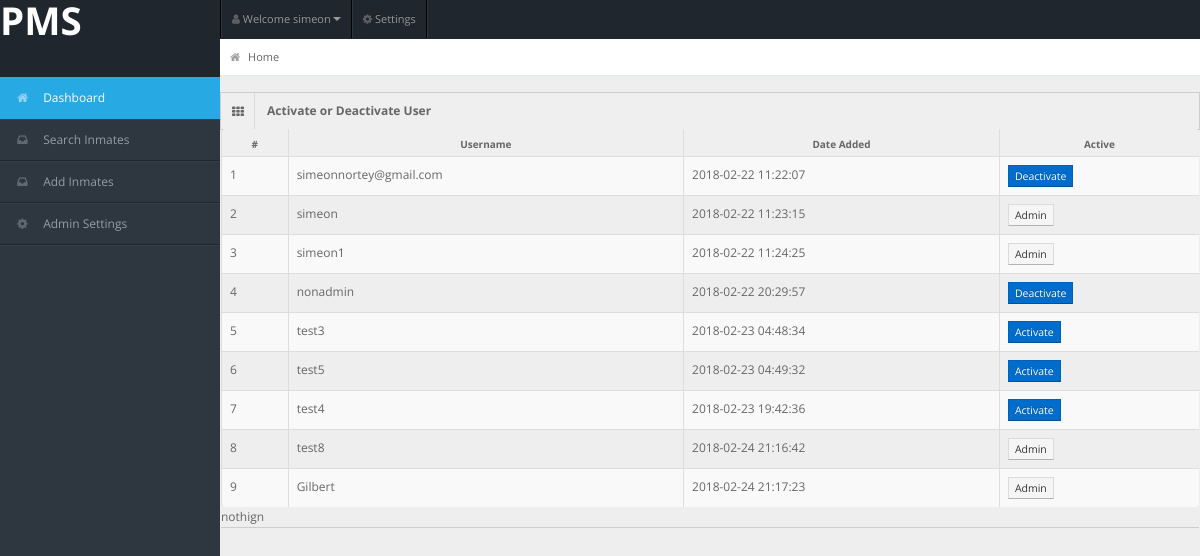
Page /resources/views/users/active.php (signed in) on the committed database.
### tables this page shows
CREATE TABLE `users` (
  `id` int(11) NOT NULL,
  `username` varchar(255) NOT NULL,
  `password` varchar(255) NOT NULL,
  `admin` tinyint(1) NOT NULL,
  `timestamp` datetime NOT NULL DEFAULT CURRENT_TIMESTAMP,
  `active` tinyint(1) NOT NULL
);

### resources/views/users/active.php (the view, shortened to what this page needs)
<?php
include(dirname(dirname(__DIR__))."/templates".DIRECTORY_SEPARATOR ."header.php");
require_once("../../../config/database/db.php");
?>
   <div class="widget-box">
          <div class="widget-title"> <span class="icon"> <i class="icon-th"></i> </span>
            <h5>Activate or Deactivate User</h5> <span id="loading">loading...<i class="fa fa-spinner fa-spin" style="font-size:24px"></i></span>
          <div class="widget-content nopadding">
            <table class="table table-bordered table-striped">
              <thead>
                <tr>
                  <th>#</th>
                  <th>Username</th>
                  <th>Date Added</th>
                  <th>Active</th>
                </tr>
              </thead>
              <tbody id="result">
                <?php
                $stmt = $conn->query("Select * from users");
                while($row = $stmt->fetch_assoc() ){
                  ?>
                   <tr>
                    <td><?php  echo $row['id']?></td>
                     <td><?php echo $row['username'];?></td>
                     <td><?php echo $row['timestamp'];?></td>
                    <td>
                        <?php if($row['admin']) {?>
                            <a class="btn btn-disabled btn-mini">Admin</a>
                       <?php } else {?>
              <a id="submit" active="<?php echo $row['active']?>" userid="<?php echo $row['id']?>" class="btn btn-primary btn-mini"><span id="<?php echo 'msg'.$row['id']?>">
              <?php if($row['active']){ echo 'Deactivate';}else {echo 'Activate';};  ?></span>
              </a>
                       <?php }?>
                    </td>
                  </tr>
                <?php }?>
              </tbody>
            </table>
            <div id="sum">nothign</div>
          </div>
        </div>
<?php
include(dirname(dirname(__DIR__))."/templates".DIRECTORY_SEPARATOR ."footer.php");
?>

### resources/templates/header.php (shortened to what this page needs)
<!DOCTYPE html>
<?php
if($_SESSION['id']){
$username = $_SESSION['username'];
$admin = $_SESSION['admin'];}else
header('location:../login.php');
?>
<html lang="en">
<head>
<link rel="stylesheet" href="../../assets/css/bootstrap.min.css" />
<link rel="stylesheet" href="../../assets/css/bootstrap-responsive.min.css" />
<link rel="stylesheet" href="../../assets/css/matrix-style.css" />
<link rel="stylesheet" href="../../assets/css/matrix-media.css" />
<link href="../../assets/font-awesome/css/font-awesome.css" rel="stylesheet" />
<link rel="stylesheet" href="../../assets/css/jquery.gritter.css" />
<link rel="stylesheet" href="https://cdnjs.cloudflare.com/ajax/libs/font-awesome/4.7.0/css/font-awesome.min.css">
</head>
<body>
<div id="header">
  <h1><a href="dashboard.html"> PMS</a></h1>
</div>
<div id="user-nav" class="navbar navbar-inverse">
  <ul class="nav">
    <li  class="dropdown" id="profile-messages" ><a title="" href="#" data-toggle="dropdown" data-target="#profile-messages" class="dropdown-toggle"><i class="icon icon-user"></i>  <span class="text">Welcome
    <?php echo $username ?></span><b class="caret"></b></a>
    </li>
    <li class=""><a title="" href="#"><i class="icon icon-cog"></i> <span class="text">Settings</span></a></li>
  </ul>
</div>
<div id="sidebar"><a href="#" class="visible-phone"><i class="icon icon-home"></i> Dashboard</a>
  <ul>
    <li class="active"><a href="/"><i class="icon icon-home"></i> <span>Dashboard</span></a> </li>
    <li> <a href="../inmates/search.php"><i class="icon icon-inbox"></i> <span>Search Inmates</span></a> </li>
    <li> <a href="../inmates/add.php"><i class="icon icon-inbox"></i> <span>Add Inmates</span></a> </li>
    <?php if($admin){ ?>
    <li class="submenu"> <a href="#"><i class="icon icon-cog"></i> <span>Admin Settings</span></a>
    </li>
    <?php }?>
  </ul>
</div>
<div id="content">
  <div id="content-header">
    <div id="breadcrumb"> <a href="/" title="Go to Home" class="tip-bottom"><i class="icon-home"></i> Home</a></div>
  </div>

### resources/templates/footer.php (shortened to what this page needs)
</body>
</html>

### resources/assets/css/matrix-style.css (style rules this page uses)
* { outline:none !important; -moz-outline: none !important; }
html, body { height:100% }
body { overflow-x: hidden; margin-top: -10px; font-family: 'Open Sans', sans-serif; font-size:12px; color:#666; }
a { color:#666; }
select, textarea, input[type="text"], input[type="password"], input[type="datetime"], input[type="datetime-local"], input[type="date"], input[type="month"], input[type="time"], input[type="week"], input[type="number"], input[type="email"], input[type="url"], input[type="search"], input[type="tel"], input[type="color"], .uneditable-input, .label, .dropdown-menu, .btn, .well, .progress, .table-bordered, .btn-group > .btn:first-child, .btn-group > .btn:last-child, .btn-group > .btn:last-child, .btn-group > .dropdown-toggle, .alert { border-radius:0px; }
.btn, textarea, input[type="text"], input[type="password"], input[type="datetime"], input[type="datetime-local"], input[type="date"], input[type="month"], input[type="time"], input[type="week"], input[type="number"], input[type="email"], input[type="url"], input[type="search"], input[type="tel"], input[type="color"], .uneditable-input { box-shadow:none; }
.progress, .progress-success .bar, .progress .bar-success, .progress-warning .bar, .progress .bar-warning, .progress-danger .bar, .progress .bar-danger, .progress-info .bar, .progress .bar-info, .btn, .btn-primary { background-image:none; }
#header { height: 77px; position: relative; width: 100%; }
#header h1 { color:white; }
#header h1 a { display: block; color:white; }
#user-nav { position: absolute; left: 220px; top:0px; z-index: 20; margin: 0; }
#user-nav > ul { margin: 0; padding: 0; list-style: none; border-right: 1px solid #2e363f;border-left: 1px solid #000; }
#user-nav > ul > li { float: left; list-style-type: none; margin: 0; position: relative; padding: 0; border-left: 1px solid #2e363f; border-right: 1px solid #000; }
#user-nav > ul > li > a { padding:9px 10px; display: block; font-size: 11px; }
#user-nav > ul > li > a > i, #sidebar li a i { opacity: .5; margin-top: 2px; }
#sidebar { display: block; float: left; position: relative; width: 220px; z-index: 16; }
#sidebar > ul { list-style: none; margin: 0px 0 0; padding: 0; position: absolute; width: 220px; }
#sidebar > ul > li { display: block; position: relative; }
#sidebar > ul > li > a { padding: 10px 0 10px 15px; display: block; color: #939da8; }
#sidebar > ul > li > a > i { margin-right: 10px; }
#sidebar > ul > li.active > a { background: url("../img/menu-active.png") no-repeat scroll right center transparent !important; text-decoration:none; }
#content { background: none repeat scroll 0 0 #eeeeee; margin-left: 220px; margin-right: 0; padding-bottom: 25px; position: relative; min-height:100%; width: auto; }
#content-header { position: abslute; width: 100%; margin-top: -38px; z-index: 20; }
#breadcrumb { background-color: #fff; border-bottom: 1px solid #e3ebed; }
#breadcrumb a { padding: 8px 20px 8px 10px; display: inline-block; background-image: url('../img/breadcrumb.png'); background-position: center right; background-repeat: no-repeat; font-size: 11px; color: #666666; }
#breadcrumb a:last-child { background-image:none; }
#breadcrumb a i { margin-right: 5px; opacity: .6; }
.stat-boxes .peity_bar_good, .stat-boxes .peity_line_good, { color: #459D1C; }
.widget-box { background: none repeat scroll 0 0 #F9F9F9; border-left: 1px solid #CDCDCD; border-top: 1px solid #CDCDCD; border-right: 1px solid #CDCDCD; clear: both; margin-top: 16px; margin-bottom: 16px; position: relative; }
.widget-title, .modal-header, .table th, div.dataTables_wrapper .ui-widget-header { background:#efefef; border-bottom: 1px solid #CDCDCD; height: 36px; }
.widget-title span.icon { padding: 9px 10px 7px 11px; float: left; border-right:1px solid #dadada; }
.widget-title h5 { color: #666; float: left; font-size: 12px; font-weight: bold; padding: 12px; line-height: 12px; margin: 0; }
.widget-content { padding:15px; border-bottom: 1px solid #cdcdcd; }
.table th { height: auto; font-size: 10px; padding: 5px 10px 2px; border-bottom: 0; text-align: center; color: #666666; }
.nopadding { padding: 0 !important; }
.nopadding .table { margin-bottom: 0; }
.nopadding .table-bordered { border: 0; }

### rows in the picture
users: id "1", username "simeonnortey@gmail.com", timestamp "2018-02-22 11:22:07", active "Deactivate"
users: id "2", username "simeon", timestamp "2018-02-22 11:23:15", admin "Admin"
users: id "3", username "simeon1", timestamp "2018-02-22 11:24:25", admin "Admin"
users: id "4", username "nonadmin", timestamp "2018-02-22 20:29:57", active "Deactivate"
users: id "5", username "test3", timestamp "2018-02-23 04:48:34", active "Activate"
users: id "6", username "test5", timestamp "2018-02-23 04:49:32", active "Activate"
users: id "7", username "test4", timestamp "2018-02-23 19:42:36", active "Activate"
users: id "8", username "test8", timestamp "2018-02-24 21:16:42", admin "Admin"
users: id "9", username "Gilbert", timestamp "2018-02-24 21:17:23", admin "Admin"

### other values in the picture
$username "simeon"
